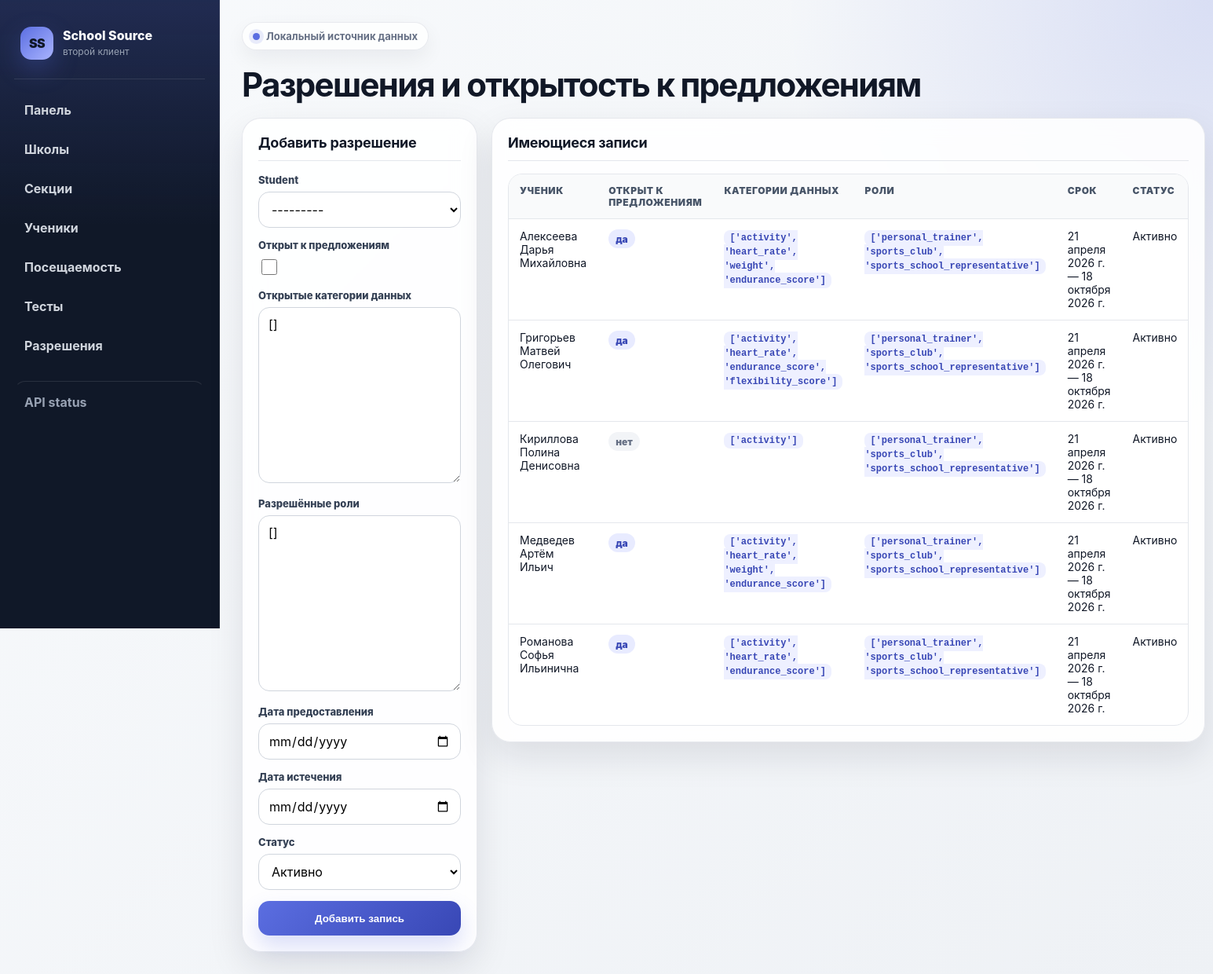
Screenshot of /permissions/ with the database file from the repository.
### school_source/models.py (models this page shows, shortened)
class DisclosurePermission(models.Model):
    STATUS_CHOICES = [
        ("active", "Активно"),
        ("revoked", "Отозвано"),
        ("expired", "Истекло"),
    ]
    student = models.OneToOneField(Student, on_delete=models.CASCADE, related_name="permission")
    can_be_found = models.BooleanField("Открыт к предложениям", default=False)
    allowed_categories = models.JSONField("Открытые категории данных", default=list)
    allowed_roles = models.JSONField("Разрешённые роли", default=list)
    granted_on = models.DateField("Дата предоставления")
    valid_until = models.DateField("Дата истечения")
    status = models.CharField("Статус", max_length=20, choices=STATUS_CHOICES, default="active")

class Student(models.Model):
    GENDER_CHOICES = [
        ("M", "Мужской"),
        ("F", "Женский"),
    ]
    local_code = models.CharField("Локальный код ученика", max_length=64, unique=True)
    full_name = models.CharField("ФИО", max_length=255)
    birth_year = models.PositiveIntegerField("Год рождения")
    gender_code = models.CharField("Пол", max_length=1, choices=GENDER_CHOICES)
    parent_phone = models.CharField("Телефон представителя", max_length=30, blank=True)
    city = models.CharField("Город", max_length=120, blank=True)
    section = models.ForeignKey(Section, on_delete=models.CASCADE, related_name="students")
    skill_level = models.CharField("Уровень подготовки", max_length=80, blank=True)
    enrollment_date = models.DateField("Дата зачисления", null=True, blank=True)
    class Meta:
        ordering = ["full_name"]
    def __str__(self):
        return self.full_name

### school_source/views.py (the view)
# urls.py: path("permissions/", views.permissions_page, name="permissions_page"),
def permissions_page(request):
    permissions_qs = DisclosurePermission.objects.select_related("student", "student__section").order_by("student__full_name")
    return _save_form_or_render(
        request,
        DisclosurePermissionForm,
        "school_source/permissions.html",
        {"permissions": permissions_qs},
    )

### school_source/forms.py
class DisclosurePermissionForm(BaseStyledModelForm):
    allowed_categories = JsonListField(label="Открытые категории данных")
    allowed_roles = JsonListField(label="Разрешённые роли")
    class Meta:
        model = DisclosurePermission
        fields = [
            "student",
            "can_be_found",
            "allowed_categories",
            "allowed_roles",
            "granted_on",
            "valid_until",
            "status",
        ]
        widgets = {
            "granted_on": DateInput(),
            "valid_until": DateInput(),
        }

### school_source/forms.py (called while the page is built)
    def format_value(self, value):
        if value in (None, ""):
            return "[]"
        if isinstance(value, str):
            return value
        return json.dumps(value, ensure_ascii=False, indent=2)

### school_source/views.py (called while the page is built)
def _save_form_or_render(request, form_class, template_name, context):
    if request.method == "POST":
        form = form_class(request.POST)
        if form.is_valid():
            form.save()
            messages.success(request, "Запись успешно добавлена.")
            return redirect(request.path)
        messages.error(request, "Проверьте заполнение формы.")
    else:
        form = form_class()
    context["form"] = form
    return render(request, template_name, context)

### school_source/templates/school_source/permissions.html (shortened to what this page needs)
{% extends "school_source/base.html" %}
{% block content %}
<h1>Разрешения и открытость к предложениям</h1>
<div class="layout">
    <section class="card">
        <h2>Добавить разрешение</h2>
        {% include "school_source/_form.html" %}
    </section>
    <section class="card">
        <h2>Имеющиеся записи</h2>
        <div class="table-wrap">
            <table>
                <tr>
                    <th>Ученик</th>
                    <th>Открыт к предложениям</th>
                    <th>Категории данных</th>
                    <th>Роли</th>
                    <th>Срок</th>
                    <th>Статус</th>
                </tr>
                {% for permission in permissions %}
                    <tr>
                        <td>{{ permission.student.full_name }}</td>
                        <td>
                            {% if permission.can_be_found %}
                                <span class="badge">да</span>
                            {% else %}
                                <span class="badge badge-muted">нет</span>
                            {% endif %}
                        </td>
                        <td><code>{{ permission.allowed_categories }}</code></td>
                        <td><code>{{ permission.allowed_roles }}</code></td>
                        <td>{{ permission.granted_on }} — {{ permission.valid_until }}</td>
                        <td>{{ permission.get_status_display }}</td>
                    </tr>
                {% empty %}
                    <tr><td colspan="6">Записей пока нет.</td></tr>
                {% endfor %}
            </table>
        </div>
    </section>
</div>
{% endblock %}

### school_source/templates/school_source/base.html (style rules this page uses)
:root { --page: #eef1f5; --panel: #101828; --panel-soft: #1d2939; --surface: #ffffff; --surface-2: #f8fafc; --text: #111827; --muted: #667085; --line: #e4e7ec; --accent: #5b6ee1; --accent-2: #3847b5; --danger: #d92d20; --success: #039855; --shadow: 0 18px 45px rgba(16, 24, 40, 0.10); }
* { box-sizing: border-box; }
body { margin: 0; min-height: 100vh; font-family: Inter, "Segoe UI", Arial, sans-serif; color: var(--text); background: radial-gradient(circle at top right, rgba(91, 110, 225, 0.17), transparent 34rem), linear-gradient(135deg, #f8fafc 0%, var(--page) 100%); }
h1 { margin: 0 0 20px; font-size: clamp(28px, 4vw, 42px); line-height: 1.05; letter-spacing: -0.04em; }
h2 { margin: 0 0 16px; font-size: 18px; letter-spacing: -0.015em; }
.card { background: rgba(255, 255, 255, 0.88); backdrop-filter: blur(14px); border: 1px solid rgba(228, 231, 236, 0.92); border-radius: 24px; padding: 20px; box-shadow: var(--shadow); margin-bottom: 18px; }
.card h2 { padding-bottom: 12px; border-bottom: 1px solid var(--line); }
.layout { display: grid; grid-template-columns: minmax(300px, 410px) 1fr; gap: 18px; align-items: start; }
.table-wrap { overflow-x: auto; border: 1px solid var(--line); border-radius: 18px; background: var(--surface); }
table { width: 100%; border-collapse: separate; border-spacing: 0; font-size: 14px; }
th, td { border-bottom: 1px solid var(--line); padding: 13px 14px; text-align: left; vertical-align: top; }
tr:last-child td { border-bottom: 0; }
th { color: #475467; font-size: 12px; font-weight: 900; text-transform: uppercase; letter-spacing: 0.05em; background: #f9fafb; }
.form-control, .form-select { width: 100%; min-height: 42px; border: 1px solid #d0d5dd; border-radius: 14px; padding: 11px 12px; font: inherit; background: #ffffff; outline: none; transition: 0.15s ease; }
textarea.form-control { min-height: 104px; resize: vertical; }
.form-check-input { width: 20px; height: 20px; accent-color: var(--accent); }
code { background: #eef0ff; color: #3847b5; padding: 3px 7px; border-radius: 8px; font-size: 12px; font-weight: 800; }
.badge { display: inline-flex; align-items: center; min-height: 24px; padding: 4px 9px; border-radius: 999px; background: #e8ebff; color: #3847b5; font-size: 12px; font-weight: 900; }
.badge-muted { background: #f2f4f7; color: #667085; }

### rows the page displays
DisclosurePermission: student.full_name "Алексеева Дарья Михайловна", can_be_found "да", allowed_categories "['activity', 'heart_rate', 'weight', 'endurance_score']", allowed_roles "['personal_trainer', 'sports_club', 'sports_school_representative']", granted_on "21 апреля 2026 г.", valid_until "18 октября 2026 г.", status "Активно"
DisclosurePermission: student.full_name "Григорьев Матвей Олегович", can_be_found "да", allowed_categories "['activity', 'heart_rate', 'endurance_score', 'flexibility_score']", allowed_roles "['personal_trainer', 'sports_club', 'sports_school_representative']", granted_on "21 апреля 2026 г.", valid_until "18 октября 2026 г.", status "Активно"
DisclosurePermission: student.full_name "Кириллова Полина Денисовна", can_be_found "нет", allowed_categories "['activity']", allowed_roles "['personal_trainer', 'sports_club', 'sports_school_representative']", granted_on "21 апреля 2026 г.", valid_until "18 октября 2026 г.", status "Активно"
DisclosurePermission: student.full_name "Медведев Артём Ильич", can_be_found "да", allowed_categories "['activity', 'heart_rate', 'weight', 'endurance_score']", allowed_roles "['personal_trainer', 'sports_club', 'sports_school_representative']", granted_on "21 апреля 2026 г.", valid_until "18 октября 2026 г.", status "Активно"
DisclosurePermission: student.full_name "Романова Софья Ильинична", can_be_found "да", allowed_categories "['activity', 'heart_rate', 'endurance_score']", allowed_roles "['personal_trainer', 'sports_club', 'sports_school_representative']", granted_on "21 апреля 2026 г.", valid_until "18 октября 2026 г.", status "Активно"

### other values shown
{{ field.label }} "Student" "Открыт к предложениям" "Открытые категории данных" "Разрешённые роли" "Дата предоставления" "Дата истечения" "Статус"
